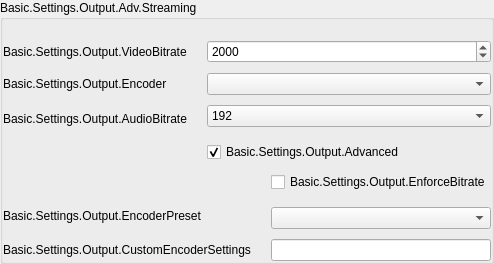
                        <widget class="QGroupBox" name="simpleStreamingGroupBox">
                         <property name="sizePolicy">
                          <sizepolicy hsizetype="Preferred" vsizetype="Maximum">
                           <horstretch>0</horstretch>
                           <verstretch>0</verstretch>
                          </sizepolicy>
                         </property>
                         <property name="title">
                          <string>Basic.Settings.Output.Adv.Streaming</string>
                         </property>
                         <property name="useFor" stdset="0">
                          <string notr="true">GroupBoxLevel2</string>
                         </property>
                         <property name="uistep" stdset="0">
                          <string notr="true">Streaming</string>
                         </property>
                         <layout class="QVBoxLayout" name="verticalLayout_52">
                          <property name="spacing">
                           <number>0</number>
                          </property>
                          <property name="leftMargin">
                           <number>0</number>
                          </property>
                          <property name="topMargin">
                           <number>20</number>
                          </property>
                          <property name="rightMargin">
                           <number>0</number>
                          </property>
                          <property name="bottomMargin">
                           <number>0</number>
                          </property>
                          <item>
                           <widget class="QWidget" name="widget_13" native="true">
                            <layout class="QGridLayout" name="gridLayout_4" columnstretch="0,1">
                             <property name="leftMargin">
                              <number>0</number>
                             </property>
                             <property name="topMargin">
                              <number>0</number>
                             </property>
                             <property name="rightMargin">
                              <number>0</number>
                             </property>
                             <property name="bottomMargin">
                              <number>0</number>
                             </property>
                             <property name="horizontalSpacing">
                              <number>20</number>
                             </property>
                             <property name="verticalSpacing">
                              <number>10</number>
                             </property>
                             <item row="0" column="0">
                              <widget class="QLabel" name="label_19">
                               <property name="sizePolicy">
                                <sizepolicy hsizetype="Preferred" vsizetype="Expanding">
                                 <horstretch>0</horstretch>
                                 <verstretch>0</verstretch>
                                </sizepolicy>
                               </property>
                               <property name="text">
                                <string>Basic.Settings.Output.VideoBitrate</string>
                               </property>
                               <property name="alignment">
                                <set>Qt::AlignLeading|Qt::AlignLeft|Qt::AlignVCenter</set>
                               </property>
                               <property name="wordWrap">
                                <bool>true</bool>
                               </property>
                               <property name="buddy">
                                <cstring>simpleOutputVBitrate</cstring>
                               </property>
                               <property name="useFor" stdset="0">
                                <string notr="true">FormLabelRole</string>
                               </property>
                              </widget>
                             </item>
                             <item row="0" column="1">
                              <widget class="PLSSpinBox" name="simpleOutputVBitrate">
                               <property name="minimum">
                                <number>200</number>
                               </property>
                               <property name="maximum">
                                <number>1000000</number>
                               </property>
                               <property name="value">
                                <number>2000</number>
                               </property>
                              </widget>
                             </item>
                             <item row="1" column="0">
                              <widget class="QLabel" name="simpleOutRecEncoderLabel_2">
                               <property name="sizePolicy">
                                <sizepolicy hsizetype="Preferred" vsizetype="Expanding">
                                 <horstretch>0</horstretch>
                                 <verstretch>0</verstretch>
                                </sizepolicy>
                               </property>
                               <property name="text">
                                <string>Basic.Settings.Output.Encoder</string>
                               </property>
                               <property name="wordWrap">
                                <bool>true</bool>
                               </property>
                               <property name="buddy">
                                <cstring>simpleOutRecEncoder</cstring>
                               </property>
                               <property name="useFor" stdset="0">
                                <string notr="true">FormLabelRole</string>
                               </property>
                              </widget>
                             </item>
                             <item row="1" column="1">
                              <widget class="PLSComboBox" name="simpleOutStrEncoder">
                               <property name="uistep" stdset="0">
                                <string notr="true">Encoder</string>
                               </property>
                              </widget>
                             </item>
                             <item row="2" column="0">
                              <widget class="QLabel" name="label_20">
                               <property name="sizePolicy">
                                <sizepolicy hsizetype="Preferred" vsizetype="Expanding">
                                 <horstretch>0</horstretch>
                                 <verstretch>0</verstretch>
                                </sizepolicy>
                               </property>
                               <property name="text">
                                <string>Basic.Settings.Output.AudioBitrate</string>
                               </property>
                               <property name="wordWrap">
                                <bool>true</bool>
                               </property>
                               <property name="buddy">
                                <cstring>simpleOutputABitrate</cstring>
                               </property>
                               <property name="useFor" stdset="0">
                                <string notr="true">FormLabelRole</string>
                               </property>
                              </widget>
                             </item>
                             <item row="2" column="1">
                              <layout class="QVBoxLayout" name="verticalLayout_25">
                               <property name="spacing">
                                <number>0</number>
                               </property>
                               <property name="bottomMargin">
                                <number>5</number>
                               </property>
                               <item>
                                <widget class="PLSComboBox" name="simpleOutputABitrate">
                                 <property name="currentIndex">
                                  <number>8</number>
                                 </property>
                                 <property name="uistep" stdset="0">
                                  <string notr="true">Audio Bitrate</string>
                                 </property>
                                 <item>
                                  <property name="text">
                                   <string>32</string>
                                  </property>
                                 </item>
                                 <item>
                                  <property name="text">
                                   <string>48</string>
                                  </property>
                                 </item>
                                 <item>
                                  <property name="text">
                                   <string>64</string>
                                  </property>
                                 </item>
                                 <item>
                                  <property name="text">
                                   <string>80</string>
                                  </property>
                                 </item>
                                 <item>
                                  <property name="text">
                                   <string>96</string>
                                  </property>
                                 </item>
                                 <item>
                                  <property name="text">
                                   <string>112</string>
                                  </property>
                                 </item>
                                 <item>
                                  <property name="text">
                                   <string>128</string>
                                  </property>
                                 </item>
                                 <item>
                                  <property name="text">
                                   <string>160</string>
                                  </property>
                                 </item>
                                 <item>
                                  <property name="text">
                                   <string>192</string>
                                  </property>
                                 </item>
                                 <item>
                                  <property name="text">
                                   <string>256</string>
                                  </property>
                                 </item>
                                 <item>
                                  <property name="text">
                                   <string>320</string>
                                  </property>
                                 </item>
                                </widget>
                               </item>
                              </layout>
                             </item>
                             <item row="3" column="1">
                              <widget class="QCheckBox" name="simpleOutAdvanced">
                               <property name="text">
                                <string>Basic.Settings.Output.Advanced</string>
                               </property>
                               <property name="checked">
                                <bool>true</bool>
                               </property>
                               <property name="uistep" stdset="0">
                                <string notr="true">Enable Advanced Encoder Settings</string>
                               </property>
                              </widget>
                             </item>
                            </layout>
                           </widget>
                          </item>
                          <item>
                           <widget class="QWidget" name="widget_9" native="true">
                            <layout class="QGridLayout" name="gridLayout_5" columnstretch="0,1">
                             <property name="leftMargin">
                              <number>0</number>
                             </property>
                             <property name="topMargin">
                              <number>10</number>
                             </property>
                             <property name="rightMargin">
                              <number>0</number>
                             </property>
                             <property name="bottomMargin">
                              <number>0</number>
                             </property>
                             <property name="horizontalSpacing">
                              <number>20</number>
                             </property>
                             <property name="verticalSpacing">
                              <number>10</number>
                             </property>
                             <item row="0" column="1">
                              <widget class="QCheckBox" name="simpleOutEnforce">
                               <property name="text">
                                <string>Basic.Settings.Output.EnforceBitrate</string>
                               </property>
                               <property name="uistep" stdset="0">
                                <string notr="true">Enforce streaming service bitrate limits</string>
                               </property>
                              </widget>
                             </item>
                             <item row="1" column="0">
                              <widget class="QLabel" name="label_24">
                               <property name="enabled">
                                <bool>true</bool>
                               </property>
                               <property name="sizePolicy">
                                <sizepolicy hsizetype="Preferred" vsizetype="Expanding">
                                 <horstretch>0</horstretch>
                                 <verstretch>0</verstretch>
                                </sizepolicy>
                               </property>
                               <property name="text">
                                <string>Basic.Settings.Output.EncoderPreset</string>
                               </property>
                               <property name="wordWrap">
                                <bool>true</bool>
                               </property>
                               <property name="buddy">
                                <cstring>simpleOutPreset</cstring>
                               </property>
                               <property name="useFor" stdset="0">
                                <string notr="true">FormLabelRole</string>
                               </property>
                              </widget>
                             </item>
                             <item row="1" column="1">
                              <layout class="QVBoxLayout" name="verticalLayout_26">
                               <property name="spacing">
                                <number>0</number>
                               </property>
                               <property name="topMargin">
                                <number>5</number>
                               </property>
                               <item>
                                <widget class="PLSComboBox" name="simpleOutPreset">
                                 <property name="uistep" stdset="0">
                                  <string notr="true">Encoder Preset</string>
                                 </property>
                                </widget>
                               </item>
                              </layout>
                             </item>
                             <item row="2" column="0">
                              <widget class="QLabel" name="label_23">
                               <property name="sizePolicy">
                                <sizepolicy hsizetype="Preferred" vsizetype="Expanding">
                                 <horstretch>0</horstretch>
                                 <verstretch>0</verstretch>
                                </sizepolicy>
                               </property>
                               <property name="text">
                                <string>Basic.Settings.Output.CustomEncoderSettings</string>
                               </property>
                               <property name="wordWrap">
                                <bool>true</bool>
                               </property>
                               <property name="buddy">
                                <cstring>simpleOutCustom</cstring>
                               </property>
                               <property name="useFor" stdset="0">
                                <string notr="true">FormLabelRole</string>
                               </property>
                              </widget>
                             </item>
                             <item row="2" column="1">
                              <widget class="QLineEdit" name="simpleOutCustom"/>
                             </item>
                            </layout>
                           </widget>
                          </item>
                         </layout>
                        </widget>
